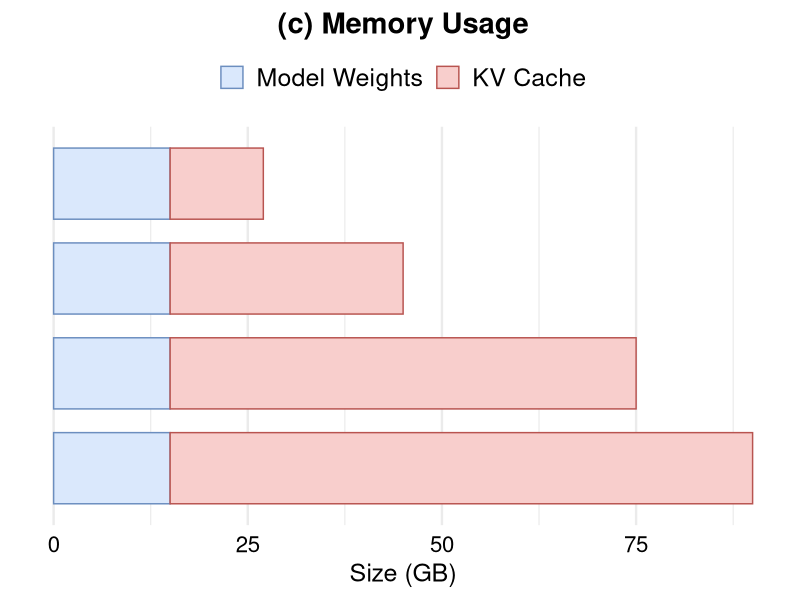

The R source for this figure:
library(tidyverse)

data <- read_csv("data/breakdown_2.csv") %>%
  mutate(
    tokens = fct_rev(fct_inorder(tokens)),
    component = fct_inorder(component)
  )

fig <- ggplot(data, aes(x = memory, y = tokens, fill = component, colour = component)) +
  geom_col(width = 0.75, position = position_stack(reverse = TRUE)) +
  scale_fill_manual(
    values = c("Model Weights" = "#DAE8FC", "KV Cache" = "#F8CECC"),
  ) +
  scale_colour_manual(
    values = c("Model Weights" = "#6C8EBF", "KV Cache" = "#B85450"),
  ) +
  labs(x = "Size (GB)", y = NULL, title = "(c) Memory Usage") +
  theme_minimal(base_size = 18) +
  theme(
    plot.title = element_text(size = 21, hjust = 0.5, face = "bold"),
    legend.position = "top",
    legend.title = element_blank(),
    legend.text = element_text(size = 18),
    axis.text.x = element_text(size = 16, colour = "black"),
    axis.text.y = element_blank(),
    panel.grid.major.y = element_blank(),
  )

ggsave("breakdown_2.pdf", fig, width = 3.7, height = 4.0, units = "in")
